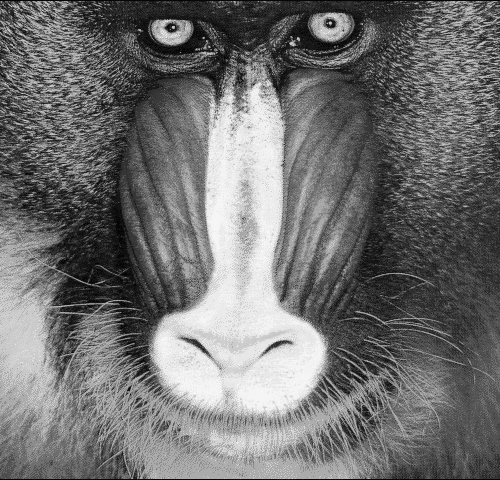
%> input picture SAV/mixed noise/img_001_mean.png, 500 x 480 px
$ octave curvature_mix_denoise.m   (GNU Octave 9; MATLAB toolbox functions it lacks are replaced by stand-ins)
%> lines starting %> are read from the running program, lines starting %| are printed output that depends on the picture
%> further down, uclean is the input picture: size 480x500 uint8; min 6, max 245, mean 113
### SAV/mixed noise/util/DisCuNew.m
function k=DisCuNew(u)

dist = zeros([size(u),8]);

u1 = u([end 1:end-1],:);
u2 = u([2:end 1],:);
u3 = u(:,[end 1:end-1]) ;
u4 = u(:,[2:end 1]);
u5 = u([end 1:end-1],[end 1:end-1]);
u6 = u([2:end 1],[2:end 1]);
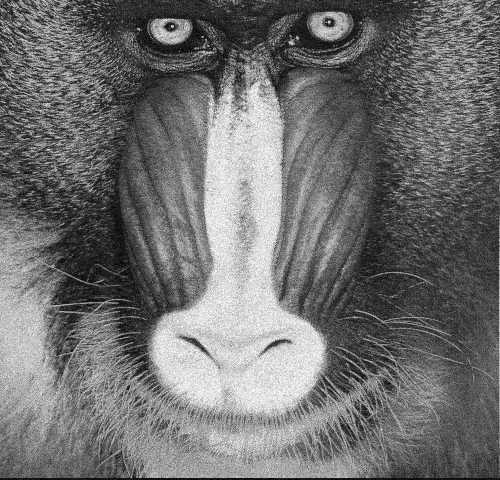
%> u6: size 480x500 double; min -13.22, max 271.9, mean 113; mean of the top-left, top-right, bottom-left and bottom-right quarters 99.5, 100.8, 140.7, 110.9; drawn with min black and max white
u7 = u([end 1:end-1],[2:end 1]);
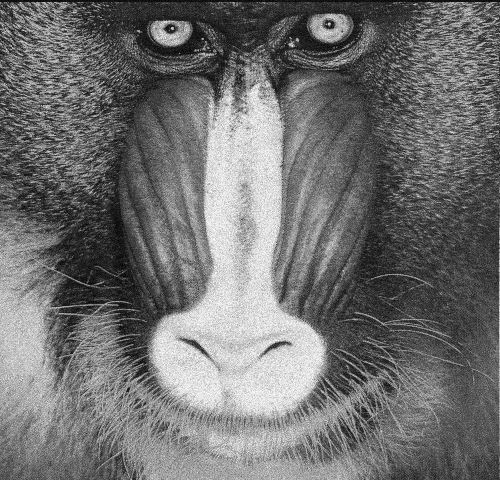
%> u7: size 480x500 double; min -13.22, max 271.9, mean 113; mean of the top-left, top-right, bottom-left and bottom-right quarters 98.6, 100, 141.6, 111.7; drawn with min black and max white
u8 = u([2:end 1],[end 1:end-1]);
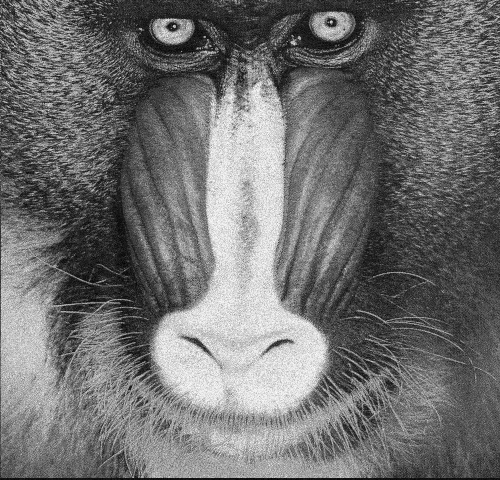
%> u8: size 480x500 double; min -13.22, max 271.9, mean 113; mean of the top-left, top-right, bottom-left and bottom-right quarters 98.8, 101.4, 140, 111.6; drawn with min black and max white

u01 = (u([end 1:end-1],:) + u(:,:))/2;
u02 = (u([2:end 1],:) + u(:,:))/2;
u03 = (u(:,[end 1:end-1]) + u(:,:))/2;
u04 = (u(:,[2:end 1]) + u(:,:))/2;
u05 = (u([end 1:end-1],[end 1:end-1]) + u(:,[end 1:end-1]) + u([end 1:end-1],:) + u(:,:))/4;
u06 = (u([2:end 1],[2:end 1]) + u(:,[2:end 1]) + u([2:end 1],:) + u(:,:))/4;
u07 = (u([end 1:end-1],[2:end 1]) + u(:,[2:end 1]) + u([end 1:end-1],:) + u(:,:))/4;
u08 = (u([2:end 1],[end 1:end-1]) + u(:,[end 1:end-1]) + u([2:end 1],:) + u(:,:))/4;


dist(:,:,1) = ((2*u(:,:)-u3-u4)./sqrt((2*u1-u3-u4).^2 + (u3-u4).^2 + 4))./((u01 - u(:,:)).^2 + 0.25);

dist(:,:,2) = ((u3+u4-2*u(:,:))./sqrt((2*u2-u3-u4).^2 + (u4-u3).^2 + 4))./((u02 - u(:,:)).^2 + 0.25);

dist(:,:,3) = ((u1+u2-2*u(:,:))./sqrt((u1+u2-2*u3).^2 + (u2-u1).^2 + 4))./((u03 - u(:,:)).^2 + 0.25);

dist(:,:,4) = ((2*u(:,:)-u1-u2)./sqrt((u1+u2-2*u4).^2 + (u1-u2).^2 + 4))./((u04 - u(:,:)).^2 + 0.25);

dist(:,:,5) = ((u5+u7+u8-u1-u3-u(:,:))./sqrt((u8-u5).^2 + (u7-u5).^2 + 4))./((u05 - u(:,:)).^2 + 0.5);

dist(:,:,6) = ((u(:,:)+u2+u4-u6-u7-u8)./sqrt((u7-u6).^2 + (u8-u6).^2 + 4))./((u06 - u(:,:)).^2 + 0.5);

dist(:,:,7) = ((u(:,:)+u1+u4-u5-u6-u7)./sqrt((u7-u6).^2 + (u5-u7).^2 + 4))./((u07 - u(:,:)).^2 + 0.5);

dist(:,:,8) = ((u5+u6+u8-u2-u3-u(:,:))./sqrt((u8-u5).^2 + (u6-u8).^2 + 4))./((u08 - u(:,:)).^2 + 0.5);


[row,col] = ndgrid(1:size(u,1),1:size(u,2)); row=uint32(row); col=uint32(col);
tmp = abs(dist);
[~,ind1] = min(tmp,[],3); %寻找8个矩阵中每一个位置的最小值 127*127 [1-8]
[~,ind2] = max(tmp,[],3);
dim1 = uint32(size(dist,1)); %127
%> dim1 = 480
dim2 = uint32(size(dist,1)*size(dist,2)); %127*127
%> dim2 = 240000
index1 = row + dim1.*uint32(col-1) + dim2.*uint32(ind1-1);
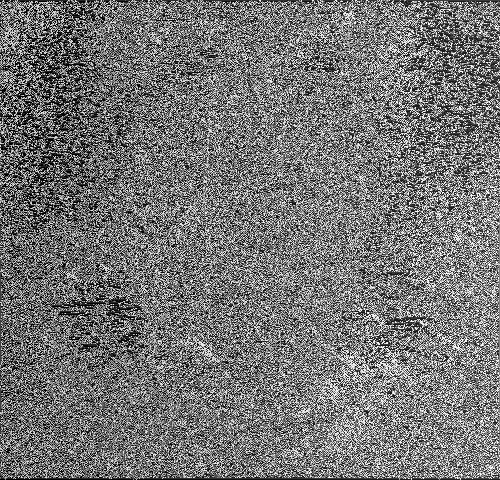
%> index1: size 480x500 uint32; min 2, max 1919990, mean 883757.5; drawn with min black and max white
index2 = row + dim1.*uint32(col-1) + dim2.*uint32(ind2-1);
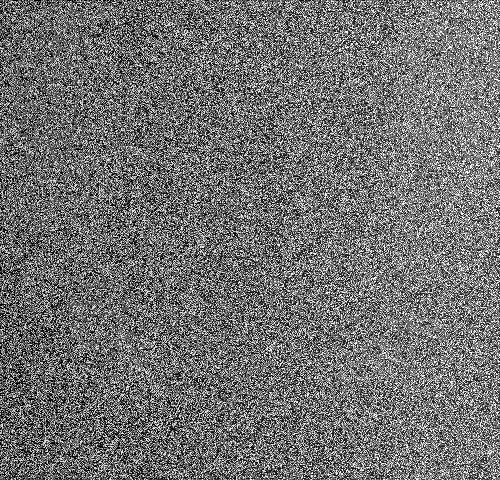
%> index2: size 480x500 uint32; min 3, max 1919995, mean 855244.5; drawn with min black and max white
 %k = dist(index1).*dist(index2);
 k = 0.3*dist(index1) + 0.7*dist(index2);
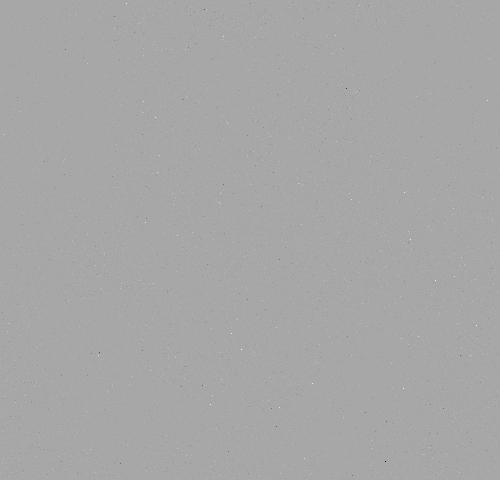
%> k: size 480x500 double; min -87.64, max 45.99, mean 0; drawn with min black and max white

### SAV/mixed noise/util/SAV_denoise.m
function [HR,error,Energy_iter] = SAV_denoise(f)
% parameters%%%%%%%%%%%%%%%%%%%%%%%%%%%%%%%%%%%%%%%%%%%%%%
%%%model parameters%%%%%%%%%%%%%%%%%%%%%%%%%%%%%
par.ep=1e-8;
par.b=0.1;
par.lambda1=0.08;
par.lambda2=2;
par.const=0;
%%%schme parameters%%%%%%%%%%%%%%%%%%%
par.tau_min=1e-3;
par.tau_max=0.2;
par.rho=0.6;
par.tol=0.006;
Time=3;
relative_tol=1e-4;
%%%%%%%%%%%%%%%%%%%%%%%%%%%%%%%%%%%%%%%%%%%%
v=f;
phi=f;
afa=1+par.b*(abs(DisCuNew(phi)));
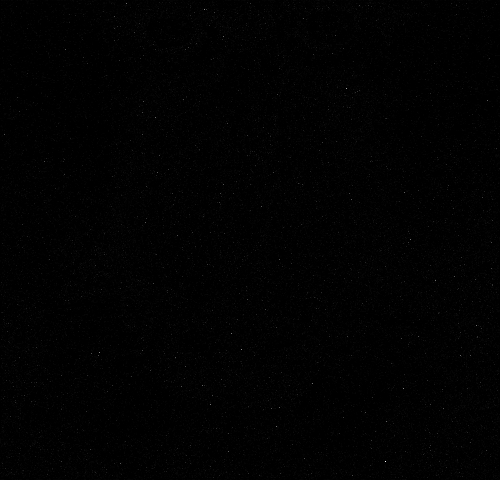
%> afa: size 480x500 double; min 1, max 9.76, mean 1.06; drawn with min black and max white
%> the run ends on the next line
du_x=dxf(phi);
du_y=dyf(phi);
grad_u=sqrt(du_x.^2+du_y.^2+sqrt(par.ep));
% %%%%%%%%%%%%%%%%%%%%%%%%%%%%%%%%%%%%%%%%%%%%%
data_term1 = (phi-v.*log((phi+par.ep)./(v+par.ep) ) );
inter_data1=sum(sum(data_term1));
data_term2 = (f-v).^2;
inter_data2 = sum(sum(data_term2));
E1 = sum(sum(afa.*grad_u))+par.lambda1/2*inter_data1+par.lambda2/2*inter_data2;
if E1<0
    data_term3=(phi-f).^2;
    const_tmp=-par.lambda1/2*inter_data1+par.lambda1/2*sum(sum(data_term3))+par.const;
else
    data_term3=(phi-f).^2;
    const_tmp=-par.lambda1/2*inter_data1+par.lambda1/2*sum(sum(data_term3))+par.const;
 %   const_tmp=1;
end
%  const_tmp=1;
rn=sqrt(E1+const_tmp);
Energy=sum(sum(0.5*par.ep*grad_u.^2))+E1+const_tmp;

t=2*par.tau_min;
Energy_iter=zeros(round(Time/par.tau_min)+1,1);
error=zeros(round(Time/par.tau_min)+1,1);
iter=1;
Energy_iter(iter,1)=Energy;
[l1,l2]=size(phi);
DtD = abs(psf2otf([1,-1],[l1, l2])).^2 + abs(psf2otf([1;-1],[l1, l2])).^2;
tau_n=par.tau_max;

while t<Time
    phi_old=phi;
    [phi,v,tau_n,Energy_new,afa,du_x,du_y,grad_u,inter_data1,inter_data2,const_tmp]=AdaptiveTimestep(par,afa,du_x,du_y,grad_u,phi,v,inter_data1,inter_data2,DtD,tau_n,phi_old,rn,Energy_iter(iter,1),f,const_tmp);
    iter=iter+1;
   %%%%%%%%%%%%%%%%%%%%%%%%%%%%%%%%%%%%%%%%%%%%%%%%%%%%%%%%%%%%%%%%%
  %%%%%%%%%%%%%%%%%%%%%%%%%%%%%%%%%%%%%%%%%%%%%%%%%%%%%%%%%%%%%%%%%%%%%%
    Energy_iter(iter,1) =Energy_new;
    error(iter)=norm( Energy_iter(iter,1)- Energy_iter(iter-1,1))/norm( Energy_iter(iter-1,1));

    if error(iter) < relative_tol
        break;
    end
    t=t+tau_n;
 end
HR=phi;
end

### SAV/mixed noise/curvature_mix_denoise.m
clear all
%%%%%%%%%%%%%  Data parameters
uclean=imread('img_001_mean.png');
f = imnoise(uclean,'poisson');
f= double(f)+5*randn(size(uclean));
[w,error,energy]=SAV_denoise(double(f));
